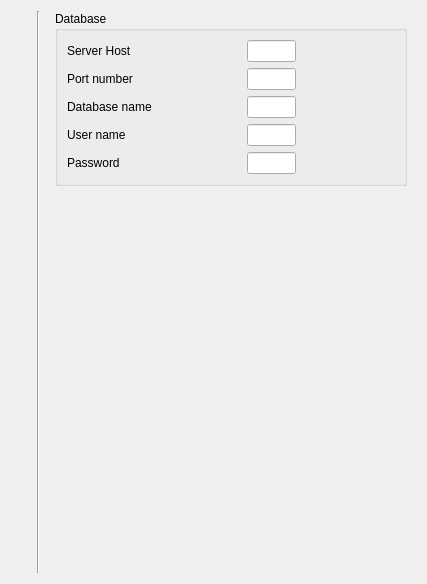
     <widget class="QWidget" name="qtbxDatabase">
      <attribute name="icon">
       <iconset resource="configtool.qrc">
        <normaloff>:/img/img/storage.png</normaloff>:/img/img/storage.png</iconset>
      </attribute>
      <attribute name="label">
       <string>Database</string>
      </attribute>
      <layout class="QHBoxLayout" name="horizontalLayout_40" stretch="100,1,10000">
       <item>
        <layout class="QVBoxLayout" name="verticalLayout_30">
         <item>
          <widget class="QLabel" name="label_16">
           <property name="sizePolicy">
            <sizepolicy hsizetype="Fixed" vsizetype="Fixed">
             <horstretch>0</horstretch>
             <verstretch>0</verstretch>
            </sizepolicy>
           </property>
           <property name="maximumSize">
            <size>
             <width>64</width>
             <height>64</height>
            </size>
           </property>
           <property name="text">
            <string/>
           </property>
           <property name="pixmap">
            <pixmap resource="configtool.qrc">:/img/img/storage.png</pixmap>
           </property>
           <property name="scaledContents">
            <bool>true</bool>
           </property>
          </widget>
         </item>
         <item>
          <spacer name="verticalSpacer_9">
           <property name="orientation">
            <enum>Qt::Vertical</enum>
           </property>
           <property name="sizeHint" stdset="0">
            <size>
             <width>20</width>
             <height>40</height>
            </size>
           </property>
          </spacer>
         </item>
        </layout>
       </item>
       <item>
        <widget class="Line" name="line_5">
         <property name="orientation">
          <enum>Qt::Vertical</enum>
         </property>
        </widget>
       </item>
       <item>
        <widget class="QFrame" name="frame_3">
         <property name="frameShape">
          <enum>QFrame::NoFrame</enum>
         </property>
         <property name="frameShadow">
          <enum>QFrame::Raised</enum>
         </property>
         <layout class="QVBoxLayout" name="verticalLayout_41">
          <property name="topMargin">
           <number>0</number>
          </property>
          <property name="bottomMargin">
           <number>0</number>
          </property>
          <item>
           <widget class="QGroupBox" name="groupBox_2">
            <property name="title">
             <string>Database</string>
            </property>
            <layout class="QVBoxLayout" name="verticalLayout_11">
             <item>
              <layout class="QHBoxLayout" name="horizontalLayout_6" stretch="10,10,20">
               <property name="spacing">
                <number>0</number>
               </property>
               <item>
                <widget class="QLabel" name="applicationNameLabel_2">
                 <property name="minimumSize">
                  <size>
                   <width>180</width>
                   <height>0</height>
                  </size>
                 </property>
                 <property name="maximumSize">
                  <size>
                   <width>180</width>
                   <height>16777215</height>
                  </size>
                 </property>
                 <property name="text">
                  <string>Server Host</string>
                 </property>
                </widget>
               </item>
               <item>
                <widget class="QLineEdit" name="edDBHost">
                 <property name="echoMode">
                  <enum>QLineEdit::Normal</enum>
                 </property>
                 <property name="readOnly">
                  <bool>false</bool>
                 </property>
                </widget>
               </item>
               <item>
                <spacer name="horizontalSpacer_6">
                 <property name="orientation">
                  <enum>Qt::Horizontal</enum>
                 </property>
                 <property name="sizeHint" stdset="0">
                  <size>
                   <width>40</width>
                   <height>20</height>
                  </size>
                 </property>
                </spacer>
               </item>
              </layout>
             </item>
             <item>
              <layout class="QHBoxLayout" name="horizontalLayout_8" stretch="10,10,20">
               <property name="spacing">
                <number>0</number>
               </property>
               <item>
                <widget class="QLabel" name="lastAccessLabel_2">
                 <property name="minimumSize">
                  <size>
                   <width>180</width>
                   <height>0</height>
                  </size>
                 </property>
                 <property name="maximumSize">
                  <size>
                   <width>180</width>
                   <height>16777215</height>
                  </size>
                 </property>
                 <property name="text">
                  <string>Port number</string>
                 </property>
                </widget>
               </item>
               <item>
                <widget class="QLineEdit" name="edDBPort">
                 <property name="echoMode">
                  <enum>QLineEdit::Normal</enum>
                 </property>
                 <property name="readOnly">
                  <bool>false</bool>
                 </property>
                </widget>
               </item>
               <item>
                <spacer name="horizontalSpacer_7">
                 <property name="orientation">
                  <enum>Qt::Horizontal</enum>
                 </property>
                 <property name="sizeHint" stdset="0">
                  <size>
                   <width>40</width>
                   <height>20</height>
                  </size>
                 </property>
                </spacer>
               </item>
              </layout>
             </item>
             <item>
              <layout class="QHBoxLayout" name="horizontalLayout_9" stretch="10,10,20">
               <property name="spacing">
                <number>0</number>
               </property>
               <item>
                <widget class="QLabel" name="lastAccessLabel_3">
                 <property name="minimumSize">
                  <size>
                   <width>180</width>
                   <height>0</height>
                  </size>
                 </property>
                 <property name="maximumSize">
                  <size>
                   <width>180</width>
                   <height>16777215</height>
                  </size>
                 </property>
                 <property name="text">
                  <string>Database name</string>
                 </property>
                </widget>
               </item>
               <item>
                <widget class="QLineEdit" name="edDBName">
                 <property name="echoMode">
                  <enum>QLineEdit::Normal</enum>
                 </property>
                 <property name="readOnly">
                  <bool>false</bool>
                 </property>
                </widget>
               </item>
               <item>
                <spacer name="horizontalSpacer_8">
                 <property name="orientation">
                  <enum>Qt::Horizontal</enum>
                 </property>
                 <property name="sizeHint" stdset="0">
                  <size>
                   <width>40</width>
                   <height>20</height>
                  </size>
                 </property>
                </spacer>
               </item>
              </layout>
             </item>
             <item>
              <layout class="QHBoxLayout" name="horizontalLayout_10" stretch="10,10,20">
               <property name="spacing">
                <number>0</number>
               </property>
               <item>
                <widget class="QLabel" name="lastAccessLabel_4">
                 <property name="minimumSize">
                  <size>
                   <width>180</width>
                   <height>0</height>
                  </size>
                 </property>
                 <property name="maximumSize">
                  <size>
                   <width>180</width>
                   <height>16777215</height>
                  </size>
                 </property>
                 <property name="text">
                  <string>User name</string>
                 </property>
                </widget>
               </item>
               <item>
                <widget class="QLineEdit" name="edDBUser">
                 <property name="echoMode">
                  <enum>QLineEdit::Normal</enum>
                 </property>
                 <property name="readOnly">
                  <bool>false</bool>
                 </property>
                </widget>
               </item>
               <item>
                <spacer name="horizontalSpacer_13">
                 <property name="orientation">
                  <enum>Qt::Horizontal</enum>
                 </property>
                 <property name="sizeHint" stdset="0">
                  <size>
                   <width>40</width>
                   <height>20</height>
                  </size>
                 </property>
                </spacer>
               </item>
              </layout>
             </item>
             <item>
              <layout class="QHBoxLayout" name="horizontalLayout_11" stretch="10,10,20">
               <property name="spacing">
                <number>0</number>
               </property>
               <item>
                <widget class="QLabel" name="lastAccessLabel_5">
                 <property name="minimumSize">
                  <size>
                   <width>180</width>
                   <height>0</height>
                  </size>
                 </property>
                 <property name="maximumSize">
                  <size>
                   <width>180</width>
                   <height>16777215</height>
                  </size>
                 </property>
                 <property name="text">
                  <string>Password</string>
                 </property>
                </widget>
               </item>
               <item>
                <widget class="QLineEdit" name="edDBPwd">
                 <property name="echoMode">
                  <enum>QLineEdit::PasswordEchoOnEdit</enum>
                 </property>
                 <property name="readOnly">
                  <bool>false</bool>
                 </property>
                </widget>
               </item>
               <item>
                <spacer name="horizontalSpacer_15">
                 <property name="orientation">
                  <enum>Qt::Horizontal</enum>
                 </property>
                 <property name="sizeHint" stdset="0">
                  <size>
                   <width>40</width>
                   <height>20</height>
                  </size>
                 </property>
                </spacer>
               </item>
              </layout>
             </item>
            </layout>
           </widget>
          </item>
          <item>
           <spacer name="verticalSpacer_2">
            <property name="orientation">
             <enum>Qt::Vertical</enum>
            </property>
            <property name="sizeHint" stdset="0">
             <size>
              <width>20</width>
              <height>387</height>
             </size>
            </property>
           </spacer>
          </item>
         </layout>
        </widget>
       </item>
      </layout>
     </widget>
